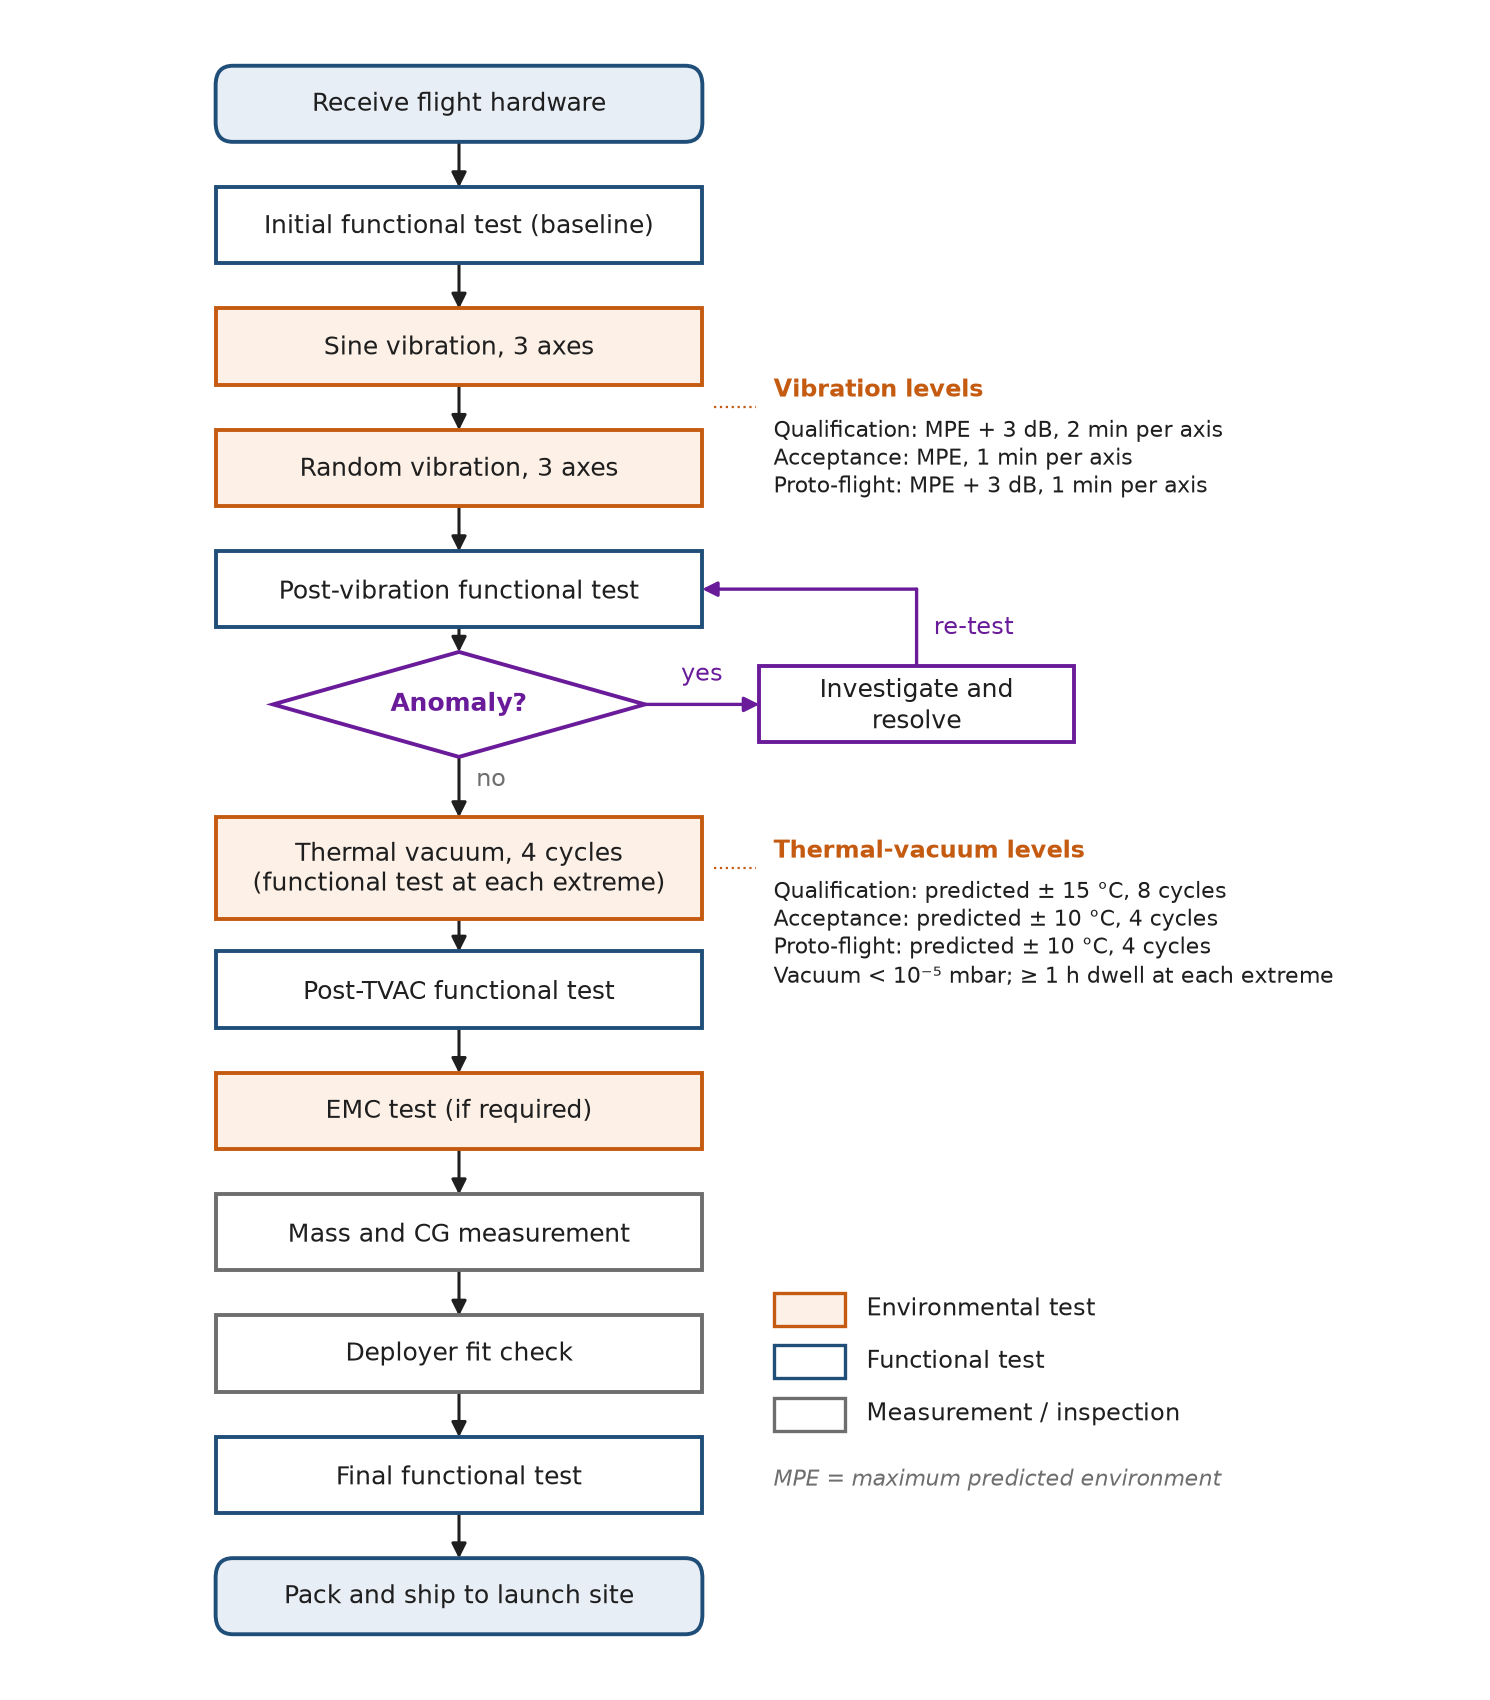

Python code for this plot:
"""Environmental test sequence for a proto-flight CubeSat (Chapter 14 §14.3.1)
drawn as a vertical flowchart with the post-vibration anomaly loop and the
qualification / acceptance / proto-flight levels annotated beside the
vibration and thermal-vacuum steps."""
from pathlib import Path

import matplotlib.pyplot as plt
from matplotlib.patches import FancyBboxPatch, FancyArrowPatch, Polygon
from oer_style import apply_style, COLORS, save

apply_style()
fig = plt.figure(figsize=(7.15, 8.2))
ax = fig.add_axes([0, 0, 1, 1])
ax.set_xlim(0, 100)
ax.set_ylim(0, 100)
ax.set_axis_off()
ax.grid(False)

XC = 30          # main column centre
W, H = 34, 4.6   # box width / height
steps = [
    ("Receive flight hardware", "term"),
    ("Initial functional test (baseline)", "func"),
    ("Sine vibration, 3 axes", "env"),
    ("Random vibration, 3 axes", "env"),
    ("Post-vibration functional test", "func"),
    ("Anomaly?", "dec"),
    ("Thermal vacuum, 4 cycles\n(functional test at each extreme)", "env"),
    ("Post-TVAC functional test", "func"),
    ("EMC test (if required)", "env"),
    ("Mass and CG measurement", "meas"),
    ("Deployer fit check", "meas"),
    ("Final functional test", "func"),
    ("Pack and ship to launch site", "term"),
]
face = {"term": COLORS["band"], "func": "#ffffff", "env": COLORS["band_2"],
        "meas": "#ffffff", "dec": "#ffffff"}
edge = {"term": COLORS["accent"], "func": COLORS["accent"], "env": COLORS["accent_2"],
        "meas": COLORS["grey"], "dec": COLORS["accent_4"]}

n = len(steps)
top, bottom = 95.5, 4.5
gaps = [1.0] * (n - 1)
gaps[4] = 0.95          # functional → decision
gaps[5] = 1.35          # decision → TVAC (taller box, "no" label)
cum = [0.0]
for g in gaps:
    cum.append(cum[-1] + g)
ys = [top - c * (top - bottom) / cum[-1] for c in cum]
ypos = {}

for (label, kind), y in zip(steps, ys):
    ypos[label] = y
    if kind == "dec":
        d = Polygon([(XC - 13, y), (XC, y + 3.2), (XC + 13, y), (XC, y - 3.2)], closed=True,
                    facecolor=face[kind], edgecolor=edge[kind], lw=1.4, zorder=3)
        ax.add_patch(d)
        ax.text(XC, y, label, ha="center", va="center", fontsize=9, fontweight="bold",
                color=edge[kind], zorder=4)
        continue
    hh = H + (1.6 if "\n" in label else 0)
    box = FancyBboxPatch((XC - W / 2, y - hh / 2), W, hh,
                         boxstyle="round,pad=0.02,rounding_size=1.2" if kind == "term"
                         else "square,pad=0.02",
                         facecolor=face[kind], edgecolor=edge[kind], lw=1.4, zorder=3)
    ax.add_patch(box)
    ax.text(XC, y, label, ha="center", va="center", fontsize=9, zorder=4, linespacing=1.15)

# vertical connectors
for i in range(n - 1):
    y0 = ys[i] - (H / 2 if steps[i][1] != "dec" else 3.2) - (0.8 if "\n" in steps[i][0] else 0)
    y1 = ys[i + 1] + (H / 2 if steps[i + 1][1] != "dec" else 3.2) + (0.8 if "\n" in steps[i + 1][0] else 0)
    ax.add_patch(FancyArrowPatch((XC, y0), (XC, y1), arrowstyle="-|>", mutation_scale=11,
                                 color=COLORS["ink"], lw=1.1, zorder=2, shrinkA=0, shrinkB=0))
# "no" label on the decision exit
yd = ypos["Anomaly?"]
ax.text(XC + 1.2, yd - 4.6, "no", fontsize=8.5, va="center", ha="left", color=COLORS["grey"])

# anomaly loop: decision → investigate (right) → back to post-vibration functional
yf = ypos["Post-vibration functional test"]
xr = 62
ax.add_patch(FancyBboxPatch((xr - 11, yd - H / 2), 22, H, boxstyle="square,pad=0.02",
                            facecolor="#ffffff", edgecolor=COLORS["accent_4"], lw=1.4, zorder=3))
ax.text(xr, yd, "Investigate and\nresolve", ha="center", va="center", fontsize=9, zorder=4,
        linespacing=1.15)
ax.add_patch(FancyArrowPatch((XC + 13, yd), (xr - 11, yd), arrowstyle="-|>", mutation_scale=11,
                             color=COLORS["accent_4"], lw=1.2, zorder=2, shrinkA=0, shrinkB=0))
ax.text((XC + 13 + xr - 11) / 2, yd + 1.1, "yes", fontsize=8.5, ha="center", va="bottom",
        color=COLORS["accent_4"])
# return path: up from the box, then left into the functional-test box
ax.add_patch(FancyArrowPatch((xr, yd + H / 2), (xr, yf), arrowstyle="-", color=COLORS["accent_4"],
                             lw=1.2, zorder=2, shrinkA=0, shrinkB=0))
ax.add_patch(FancyArrowPatch((xr, yf), (XC + W / 2, yf), arrowstyle="-|>", mutation_scale=11,
                             color=COLORS["accent_4"], lw=1.2, zorder=2, shrinkA=0, shrinkB=0))
ax.text(xr + 1.2, (yd + H / 2 + yf) / 2, "re-test", fontsize=8.5, ha="left", va="center",
        color=COLORS["accent_4"])

# ---- level annotations (Chapter 14 §14.2.2 table and §14.3.4)
def note(y, title, lines):
    x0 = 52
    ax.plot([XC + W / 2 + 0.8, x0 - 1.2], [y, y], color=COLORS["accent_2"], lw=0.8, ls=":")
    ax.text(x0, y + 0.3, title, fontsize=8.5, fontweight="bold", va="bottom", ha="left",
            color=COLORS["accent_2"])
    ax.text(x0, y - 0.6, lines, fontsize=8, va="top", ha="left", linespacing=1.25)


yv = (ypos["Sine vibration, 3 axes"] + ypos["Random vibration, 3 axes"]) / 2
note(yv, "Vibration levels",
     "Qualification: MPE + 3 dB, 2 min per axis\n"
     "Acceptance: MPE, 1 min per axis\n"
     "Proto-flight: MPE + 3 dB, 1 min per axis")
yt = ypos["Thermal vacuum, 4 cycles\n(functional test at each extreme)"]
note(yt, "Thermal-vacuum levels",
     "Qualification: predicted ± 15 °C, 8 cycles\n"
     "Acceptance: predicted ± 10 °C, 4 cycles\n"
     "Proto-flight: predicted ± 10 °C, 4 cycles\n"
     "Vacuum < 10⁻⁵ mbar; ≥ 1 h dwell at each extreme")

# legend of box types
lx, ly = 52, 22
items = [("Environmental test", "env"), ("Functional test", "func"), ("Measurement / inspection", "meas")]
for k, (lab, kind) in enumerate(items):
    yy = ly - k * 3.2
    ax.add_patch(FancyBboxPatch((lx, yy - 1.0), 5, 2.0, boxstyle="square,pad=0",
                                facecolor=face[kind], edgecolor=edge[kind], lw=1.2))
    ax.text(lx + 6.5, yy, lab, fontsize=8.5, va="center")
ax.text(lx, ly - 3 * 3.2 - 0.8, "MPE = maximum predicted environment", fontsize=8,
        style="italic", color=COLORS["grey"], va="center")

save(fig, Path(__file__).stem)
